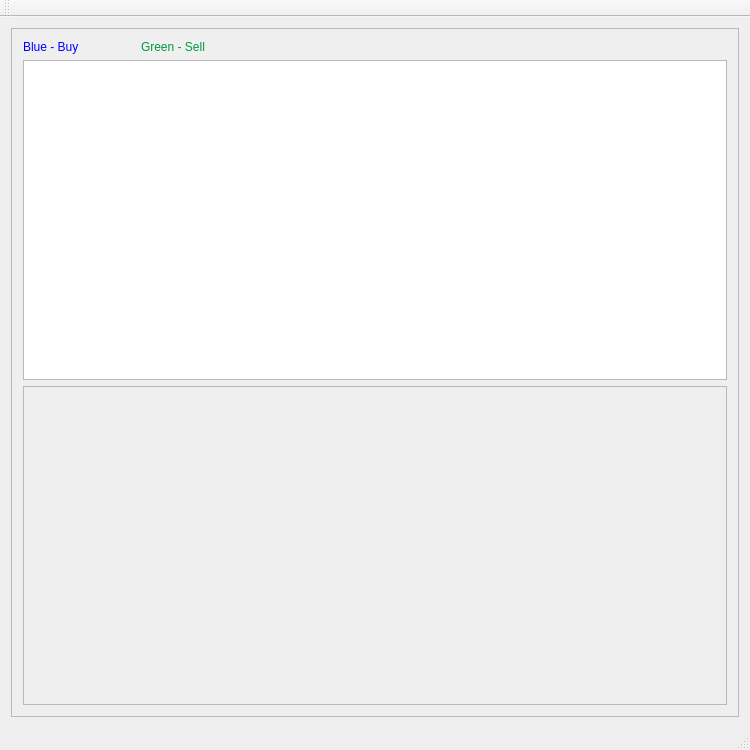
<?xml version="1.0" encoding="UTF-8"?>
<ui version="4.0">
 <class>DisplayAnalysis</class>
 <widget class="QMainWindow" name="DisplayAnalysis">
  <property name="geometry">
   <rect>
    <x>0</x>
    <y>0</y>
    <width>750</width>
    <height>750</height>
   </rect>
  </property>
  <property name="minimumSize">
   <size>
    <width>700</width>
    <height>700</height>
   </size>
  </property>
  <property name="windowTitle">
   <string>Display Analysis</string>
  </property>
  <property name="locale">
   <locale language="English" country="Australia"/>
  </property>
  <widget class="QWidget" name="centralWidget">
   <layout class="QGridLayout" name="gridLayout">
    <item row="0" column="0">
     <widget class="QScrollArea" name="scrollArea">
      <property name="widgetResizable">
       <bool>true</bool>
      </property>
      <widget class="QWidget" name="scrollViewGraph">
       <property name="geometry">
        <rect>
         <x>0</x>
         <y>0</y>
         <width>724</width>
         <height>668</height>
        </rect>
       </property>
       <layout class="QGridLayout" name="gridLayout_2">
        <item row="4" column="0">
         <layout class="QVBoxLayout" name="verticalLayout">
          <item>
           <widget class="QGraphicsView" name="graphicsGraphDisplay"/>
          </item>
          <item>
           <widget class="QScrollArea" name="scrollArea_2">
            <property name="widgetResizable">
             <bool>true</bool>
            </property>
            <widget class="QWidget" name="scrollAreaWidgetContents_2">
             <property name="geometry">
              <rect>
               <x>0</x>
               <y>0</y>
               <width>696</width>
               <height>300</height>
              </rect>
             </property>
            </widget>
           </widget>
          </item>
         </layout>
        </item>
        <item row="2" column="0" rowspan="2">
         <layout class="QHBoxLayout" name="horizontalLayout_2">
          <item>
           <widget class="QLabel" name="label">
            <property name="text">
             <string>&lt;span style=&quot;color:blue&quot;&gt;Blue - Buy&lt;/span&gt;</string>
            </property>
           </widget>
          </item>
          <item>
           <widget class="QLabel" name="label_2">
            <property name="text">
             <string>&lt;html&gt;&lt;head/&gt;&lt;body&gt;&lt;p&gt;&lt;span style=&quot; color:#009940;&quot;&gt;Green - Sell&lt;/span&gt;&lt;/p&gt;&lt;/body&gt;&lt;/html&gt;</string>
            </property>
           </widget>
          </item>
          <item>
           <widget class="QLabel" name="label_6">
            <property name="text">
             <string/>
            </property>
           </widget>
          </item>
          <item>
           <widget class="QLabel" name="label_5">
            <property name="text">
             <string/>
            </property>
           </widget>
          </item>
          <item>
           <widget class="QLabel" name="label_4">
            <property name="text">
             <string/>
            </property>
           </widget>
          </item>
          <item>
           <widget class="QLabel" name="label_3">
            <property name="text">
             <string/>
            </property>
           </widget>
          </item>
         </layout>
        </item>
       </layout>
      </widget>
     </widget>
    </item>
   </layout>
  </widget>
  <widget class="QToolBar" name="mainToolBar">
   <attribute name="toolBarArea">
    <enum>TopToolBarArea</enum>
   </attribute>
   <attribute name="toolBarBreak">
    <bool>false</bool>
   </attribute>
  </widget>
  <widget class="QStatusBar" name="statusBar"/>
  <widget class="QMenuBar" name="menuBar">
   <property name="geometry">
    <rect>
     <x>0</x>
     <y>0</y>
     <width>750</width>
     <height>22</height>
    </rect>
   </property>
  </widget>
  <action name="actionDsdsasdsd">
   <property name="text">
    <string>dsdsasdsd</string>
   </property>
  </action>
 </widget>
 <layoutdefault spacing="6" margin="11"/>
 <resources/>
 <connections/>
</ui>
